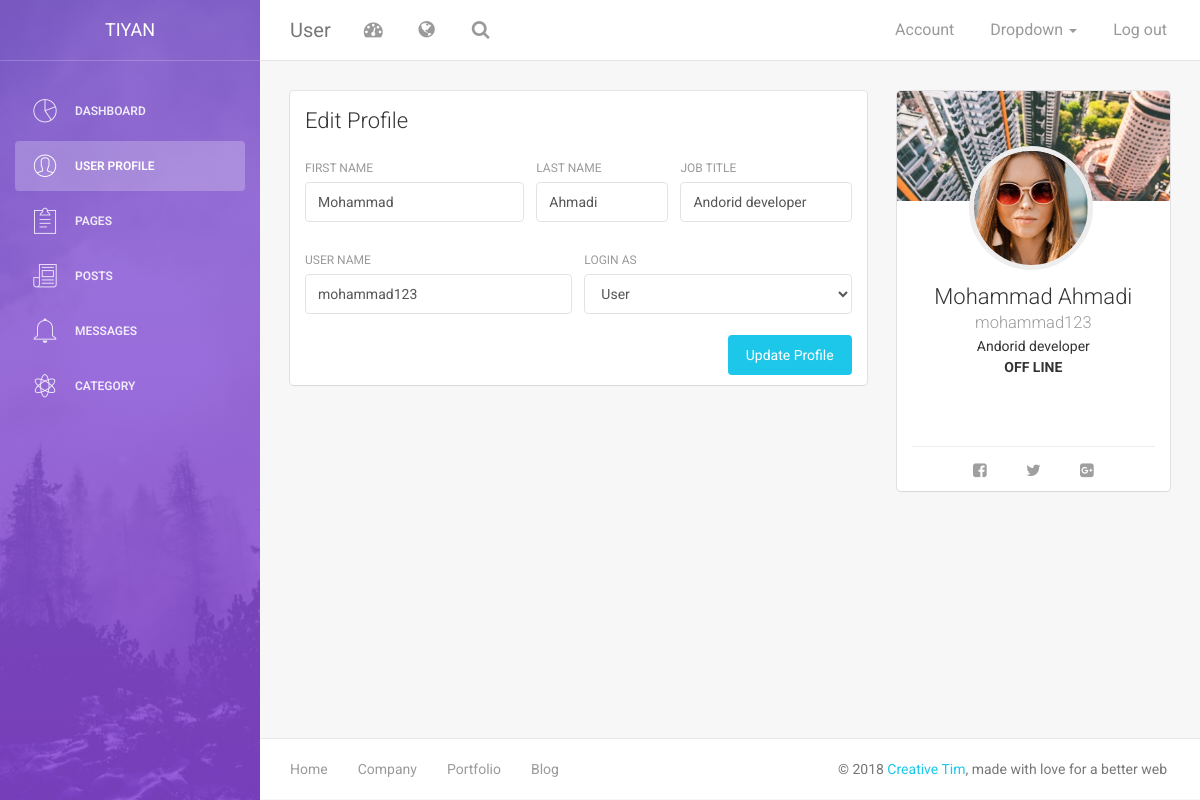
/user.php?user=2, run on the app's committed database.
### tables this page shows
CREATE TABLE IF NOT EXISTS `usertable` (
  `user_id` int(11) NOT NULL AUTO_INCREMENT,
  `name` varchar(32) DEFAULT NULL,
  `last_name` varchar(32) DEFAULT NULL,
  `job_title` varchar(32) DEFAULT NULL,
  `username` varchar(40) DEFAULT NULL,
  `password` varchar(32) DEFAULT NULL,
  `re_pass` varchar(120) NOT NULL,
  `email` varchar(32) DEFAULT NULL,
  `profile_pic` varchar(40) DEFAULT NULL,
  `status` tinyint(1) DEFAULT NULL,
  `login_type` tinyint(1) DEFAULT NULL,
  PRIMARY KEY (`user_id`)
);

### user.php (the view, shortened to what this page needs)
<?php
$user = $_GET['user'];
require_once("phpAssets/connect.php");
$query = mysqli_query($connect, "SELECT * FROM usertable WHERE user_id = $user");
$fetch = mysqli_fetch_assoc($query);
$firstName = $fetch['name'];
$lname = $fetch['last_name'];
$jtitle = $fetch['job_title'];
$username = $fetch['username'];
$pic = $fetch['profile_pic'];
$status = $fetch['status'];
$loginType = $fetch['login_type'];
?>
<!doctype html>
<html lang="en">
<head>
    <link href="assets/css/bootstrap.min.css" rel="stylesheet" />
    <link href="assets/css/animate.min.css" rel="stylesheet"/>
    <link href="assets/css/light-bootstrap-dashboard.css?v=1.4.0" rel="stylesheet"/>
		<link rel="stylesheet" href="css/alertify.core.css" />
		<link rel="stylesheet" href="css/alertify.custom.css" id="toggleCSS" />
    <link href="http://maxcdn.bootstrapcdn.com/font-awesome/4.2.0/css/font-awesome.min.css" rel="stylesheet">
    <link href="assets/css/pe-icon-7-stroke.css" rel="stylesheet" />
</head>
<body>
<div class="wrapper">
	<?php $active= basename($_SERVER['PHP_SELF'],".php"); include('phpAssets/sidebar.php');?>
    <div class="main-panel">
		<?php $head ='User'; include('phpAssets/header.php');?>
        <div class="content">
            <div class="container-fluid">
                <div class="row">
                    <div class="col-md-8">
                        <div class="card">
                            <div class="header">
                                <h4 class="title">Edit Profile</h4>
                            </div>
                            <div class="content">
                                <form action='' method='post' enctype="multipart/form-data">
                                    <div class="row">
                                        <div class="col-md-5">
                                            <div class="form-group">
                                                <label>First name</label>
                                                <input type="text" name='firstName' class="form-control" value="<?php echo $firstName;?>">
                                            </div>
                                        </div>
                                        <div class="col-md-3">
                                            <div class="form-group">
                                                <label>Last name</label>
                                                <input type="text" name='lname' class="form-control" value="<?php echo $lname;?>">
                                            </div>
                                        </div>
                                        <div class="col-md-4">
                                            <div class="form-group">
                                                <label>JOb title</label>
                                                <input type="text" name='jtitle' class="form-control" value="<?php echo $jtitle;?>">
                                            </div>
                                        </div>
                                    </div>
                                    <div class="row">
                                        <div class="col-md-6">
                                            <div class="form-group">
                                                <label>user name</label>
                                                <input type="text" name='username' class="form-control" value="<?php echo $username;?>">
                                            </div>
                                        </div>
										<div class="col-md-6">
                                            <div class="form-group">
                                                <label>Login as</label>
												<select name='logType' class="form-control">
													<option value="<?php echo $loginType;?>"><?php if($loginType==1){echo "<span style='color:green'>Admin</span>";}else{echo "<span style='color:green'>User</span>";}?></option>
												</select>
											</div>
                                        </div>
                                    </div>
                                    <button type="submit" class="btn btn-info btn-fill pull-right">Update Profile</button>
                                    <div class="clearfix"></div>
                            </div>
                        </div>
                    </div>
                    <div class="col-md-4">
                        <div class="card card-user">
                            <div class="image">
                            </div>
                            <div class="content">
                                <div class="author">
                                    <img class="avatar border-gray" src="<?php echo $pic;?>" id='preview2' onClick='get2();' style='cursor:pointer'/>
                                      <h4 class="title"><?php echo $firstName ."&nbsp;". $lname;?><br />
                                         <small><?php echo $username;?></small>
                                      </h4>
                                </div>
                                <p class="description text-center"><?php echo $jtitle . "<br/>" ;
									if($status==0)
										echo "<span style='font-weight:bold'>OFF LINE</span>";
									else
										echo "<span style='font-weight:bold;color:green'>ON LINE</span>"; ?>
								</p>
                            </div>
                            <hr>
                            <div class="text-center">
                                <button href="#" class="btn btn-simple"><i class="fa fa-facebook-square"></i></button>
                                <button href="#" class="btn btn-simple"><i class="fa fa-twitter"></i></button>
                                <button href="#" class="btn btn-simple"><i class="fa fa-google-plus-square"></i></button>
                            </div>
                        </div>
                    </div>
                </div>
            </div>
        </div>
			<?php include('phpAssets/footer.php');?>
    </div>
</div>
</body>
</html>

### data on the page
usertable: firstName "Mohammad", lname "Ahmadi", jtitle "Andorid developer", username "mohammad123", logType "User", profile_pic (picture), name "Mohammad", last_name "Ahmadi", job_title "Andorid developer"

### other printed values
$head "User"
